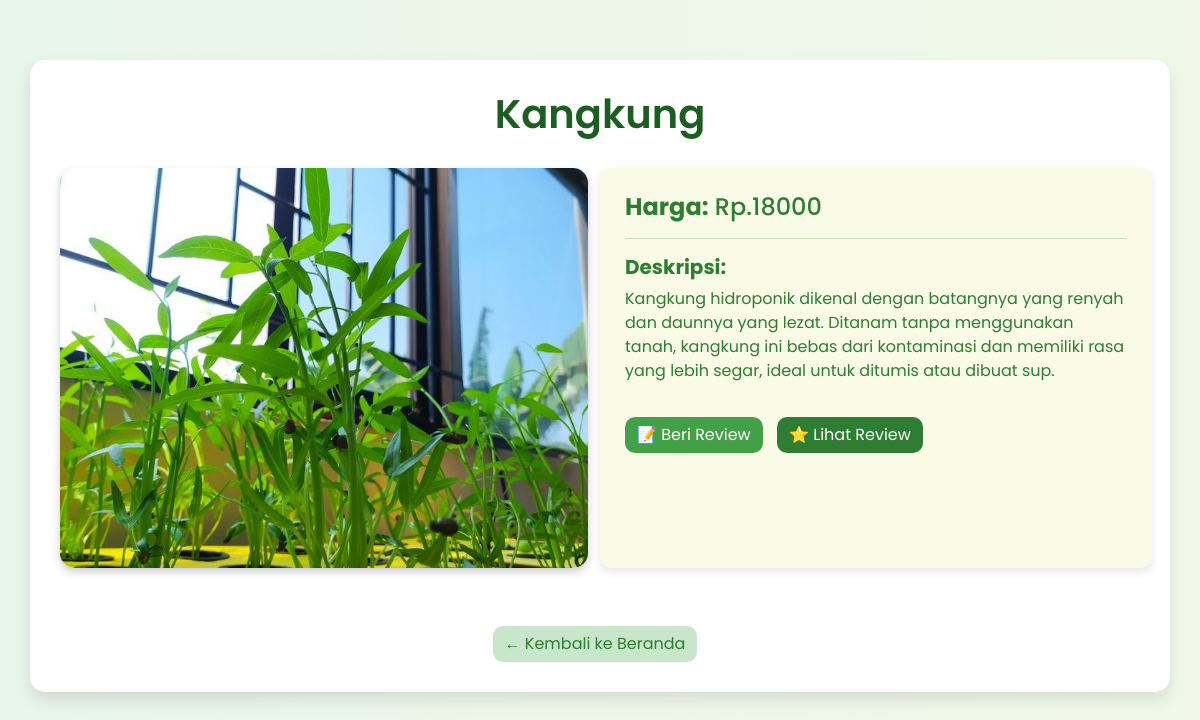
Page /informasi.php?id_book=book_4cefef3f-30db-11f0-b74f-7cd30a82ec7f on the committed database.
### tables this page shows
CREATE TABLE `crud_041_book` (
  `id` int(11) NOT NULL,
  `title` varchar(255) NOT NULL,
  `price` int(100) DEFAULT NULL,
  `genre` varchar(100) NOT NULL,
  `description` text DEFAULT NULL,
  `image_url` varchar(255) DEFAULT NULL,
  `review_page_url` varchar(255) DEFAULT NULL,
  `id_book` varchar(255) DEFAULT NULL
);

### informasi.php (the view, shortened to what this page needs)
<?php
include 'database/db.php';
if (isset($_GET['id_book'])) {
    $id_book = $_GET['id_book'];
    $query = "SELECT * FROM crud_041_book WHERE id_book = '$id_book'";
    $result = mysqli_query($conn, $query);
    $data = mysqli_fetch_assoc($result);
} else {
    echo "ID tidak ditemukan.";
    exit;
}
?>
<!DOCTYPE html>
<html lang="id">
<head>
    <link href="https://cdn.jsdelivr.net/npm/bootstrap@5.0.2/dist/css/bootstrap.min.css" rel="stylesheet">
</head>
<body>
<div class="container">
    <h1 class="text-center title"><?= htmlspecialchars($data['title']) ?></h1>
    <div class="row mt-4">
        <div class="col-md-6">
            <img src="<?= htmlspecialchars($data['image_url']) ?>" alt="<?= htmlspecialchars($data['title']) ?>" class="image-detail">
        </div>
        <div class="col-md-6 desc-box">
            <h4><strong>Harga:</strong> Rp.<?= htmlspecialchars($data['price']) ?></h4>
            <hr>
            <h5><strong>Deskripsi:</strong></h5>
            <p><?= nl2br(htmlspecialchars($data['description'])) ?></p>
            <div class="mt-4">
                <a href="form.php?id_book=<?= urlencode($data['id_book']) ?>" class="btn btn-success">📝 Beri Review</a>
                <a href="Review.php?id_book=<?= urlencode($data['id_book']) ?>" class="btn btn-primary">⭐ Lihat Review</a>
            </div>
        </div>
    </div>
    <div class="text-center back-btn mt-5">
        <a href="Beranda.php" class="btn btn-secondary">← Kembali ke Beranda</a>
    </div>
</div>
</body>
</html>

### informasi.php (style rules this page uses)
body { background: linear-gradient(to right, #e8f5e9, #f1f8e9); font-family: 'Poppins', sans-serif; color: #2e7d32; }
.container { margin-top: 60px; background-color: white; padding: 30px; border-radius: 15px; box-shadow: 0 8px 16px rgba(0, 0, 0, 0.1); }
.image-detail { width: 100%; height: 400px; object-fit: cover; border-radius: 15px; box-shadow: 0 4px 8px rgba(0,0,0,0.2); }
.desc-box { background-color: #f9fbe7; padding: 25px; border-radius: 12px; box-shadow: 0 4px 8px rgba(0,0,0,0.1); }
h1.title { color: #1b5e20; font-weight: 600; margin-bottom: 30px; }
.btn { margin-right: 10px; margin-top: 10px; border-radius: 10px; }
.btn-success { background-color: #43a047; border: none; }
.btn-primary { background-color: #2e7d32; border: none; }
.btn-secondary { background-color: #c8e6c9; color: #2e7d32; border: none; }

### rows in the picture
crud_041_book: title "Kangkung", image_url (picture), price "18000", description "Kangkung hidroponik dikenal dengan batangnya yang renyah dan daunnya yang lezat. Ditanam tanpa menggunakan tanah, kangkung ini bebas dari kontaminasi dan memiliki rasa yang lebih segar, ideal untuk ditumis atau dibuat sup."
